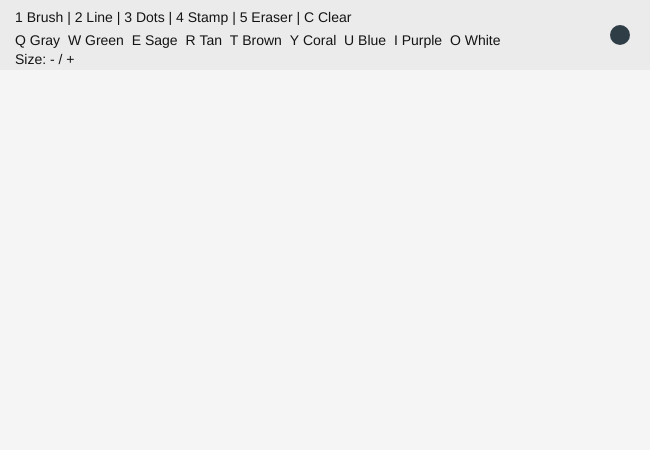
Frame 1 (no input)
Frame 60 (no input): identical to frame 1, image omitted
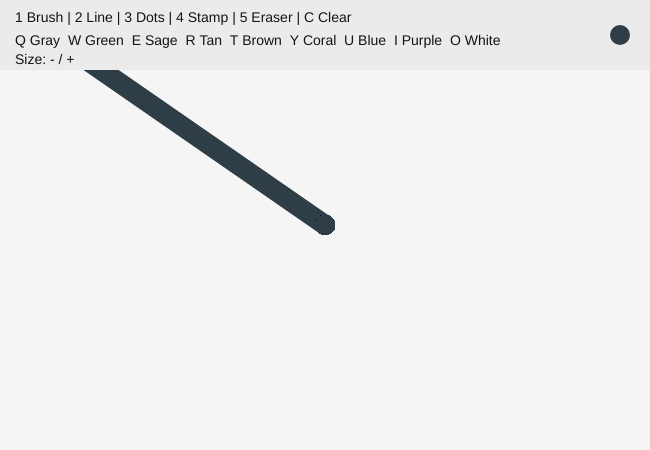
Frame 120 (the mouse pressed at the canvas centre since frame 60)

The p5.js sketch that drew these frames (run headless with seeded random() and noise() and a simulated clock; from frame 60 on, the mouse is pressed at the canvas centre):

// p5.js sketch
// ── sketch.js
let tool = "brush";
let currentColor = "#2f3e46";
let brushSize = 20;

let colors = [
  "#2f3e46",
  "#52796f",
  "#84a98c",
  "#f2cc8f",
  "#8d6e63",
  "#e07a5f",
  "#3d5a80",
  "#6d597a",
  "#ffffff"
];

function setup() {
  createCanvas(650, 450);
  background(245);
}

function draw() {

  // menu background
  noStroke();
  fill(235);
  rect(0, 0, width, 70);

  // instructions
  fill(20);
  textSize(14);

  text(
    "1 Brush | 2 Line | 3 Dots | 4 Stamp | 5 Eraser | C Clear",
    15,
    22
  );

  text(
    "Q Gray  W Green  E Sage  R Tan  T Brown  Y Coral  U Blue  I Purple  O White",
    15,
    45
  );

  text("Size: - / +", 15, 64);

  // current color preview
  fill(currentColor);
  circle(620, 35, brushSize);

  // drawing area
  if (mouseIsPressed && mouseY > 70) {

    if (tool === "brush") {
      drawBrush();
    }

    if (tool === "line") {
      drawLineTool();
    }

    if (tool === "dots") {
      drawDots();
    }

    if (tool === "stamp") {
      drawStamp();
    }

    if (tool === "eraser") {
      eraseMark();
    }
  }
}

function keyPressed() {

  // tools
  if (key === "1") tool = "brush";
  if (key === "2") tool = "line";
  if (key === "3") tool = "dots";
  if (key === "4") tool = "stamp";
  if (key === "5") tool = "eraser";

  // clear
  if (key === "c" || key === "C") {
    background(245);
  }

  // brush size
  if (key === "-") {
    brushSize = max(5, brushSize - 5);
  }

  if (key === "=" || key === "+") {
    brushSize = min(80, brushSize + 5);
  }

  // colors
  if (key === "q" || key === "Q") currentColor = colors[0];
  if (key === "w" || key === "W") currentColor = colors[1];
  if (key === "e" || key === "E") currentColor = colors[2];
  if (key === "r" || key === "R") currentColor = colors[3];
  if (key === "t" || key === "T") currentColor = colors[4];
  if (key === "y" || key === "Y") currentColor = colors[5];
  if (key === "u" || key === "U") currentColor = colors[6];
  if (key === "i" || key === "I") currentColor = colors[7];
  if (key === "o" || key === "O") currentColor = colors[8];
}

function drawBrush() {
  stroke(currentColor);
  strokeWeight(brushSize);
  strokeCap(ROUND);

  line(pmouseX, pmouseY, mouseX, mouseY);
}

function drawLineTool() {
  stroke(currentColor);
  strokeWeight(brushSize / 4);

  line(
    pmouseX,
    pmouseY,
    mouseX,
    mouseY
  );
}

function drawDots() {
  noStroke();
  fill(currentColor);

  for (let i = 0; i < 5; i++) {

    circle(
      mouseX + random(-brushSize, brushSize),
      mouseY + random(-brushSize, brushSize),
      random(4, brushSize / 2)
    );
  }
}

function drawStamp() {

  push();

  translate(mouseX, mouseY);

  rotate(random(TWO_PI));

  stroke(currentColor);
  strokeWeight(brushSize / 5);

  noFill();

  let type = floor(random(5));

  // square
  if (type === 0) {
    rect(
      -brushSize / 2,
      -brushSize / 2,
      brushSize,
      brushSize
    );
  }

  // triangle
  if (type === 1) {
    triangle(
      0,
      -brushSize,
      -brushSize,
      brushSize,
      brushSize,
      brushSize
    );
  }

  // circle
  if (type === 2) {
    circle(0, 0, brushSize);
  }

  // plus sign
  if (type === 3) {

    line(-brushSize, 0, brushSize, 0);

    line(0, -brushSize, 0, brushSize);
  }

  // arch
  if (type === 4) {
    arc(
      0,
      0,
      brushSize * 2,
      brushSize * 2,
      PI,
      TWO_PI
    );
  }

  pop();
}

function eraseMark() {
  noStroke();
  fill(245);

  circle(mouseX, mouseY, brushSize);
}
